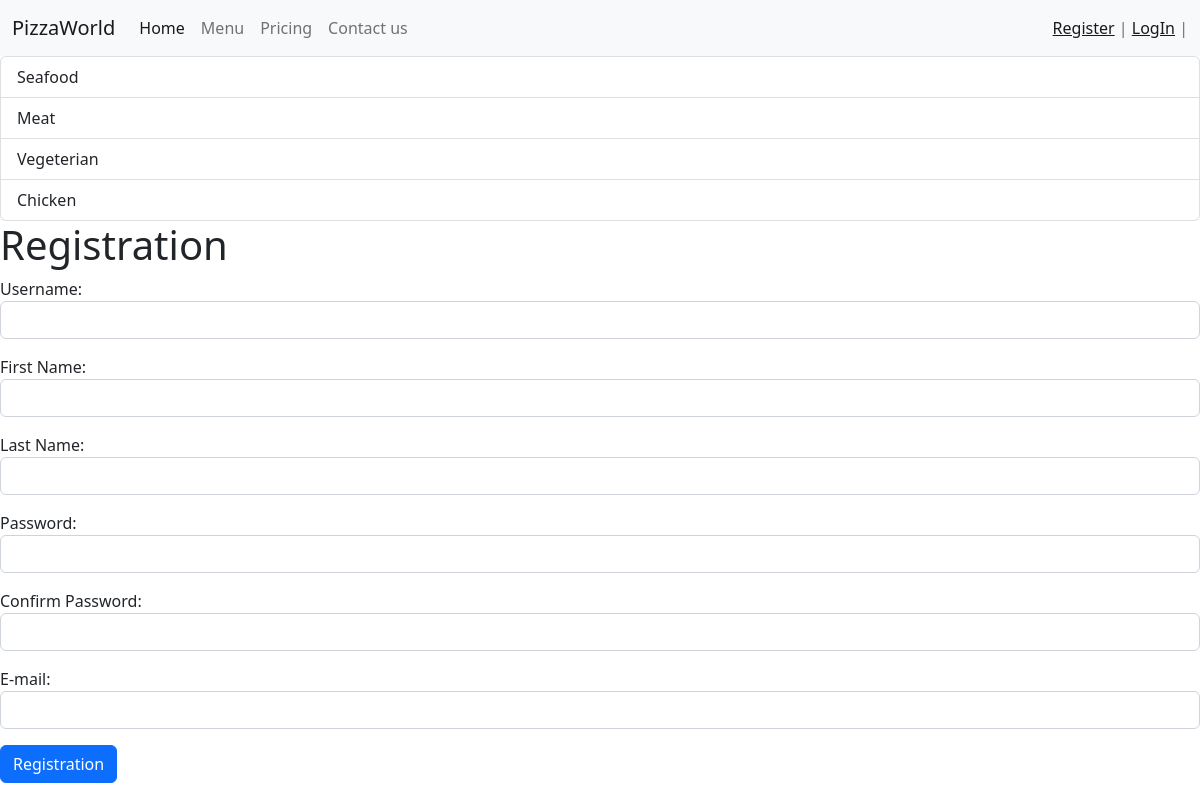
Screenshot of /register/ with the database file from the repository.
### pizzaapp/models.py (models this page shows, shortened)
class Categories(models.Model):
    title = models.CharField(max_length=120, unique=True, verbose_name='Category name')
    slug = models.SlugField(max_length=120, verbose_name='URL', unique=True)
    def get_absolute_url(self):
        return reverse('get_category', kwargs={'slug': self.slug})

### pizzaapp/views.py (the view)
# urls.py: path('register/', register, name='register'),
def register(request):
    if request.method == 'POST':
        form = UserRegisterForm(request.POST)
        if form.is_valid():
            user = form.save()
            login(request, user)
            messages.success(request, 'Пользователь успешно создан')
            return redirect('home')
        else:
            messages.error(request, 'Ошибка регистрации')
    else:
        form = UserRegisterForm()
    return render(request, 'pizzaapp/register.html', {'form': form})

### pizzaapp/forms.py
class UserRegisterForm(UserCreationForm):
    username = forms.CharField(max_length=80, label='Username',
                               widget=forms.TextInput(attrs={'class': 'form-control'}))
    first_name = forms.CharField(max_length=80, label='First Name',
                                 widget=forms.TextInput(attrs={'class': 'form-control'}))
    last_name = forms.CharField(max_length=80, label='Last Name',
                                widget=forms.TextInput(attrs={'class': 'form-control'}))
    password1 = forms.CharField(max_length=150, label='Password',
                                widget=forms.PasswordInput(attrs={'class': 'form-control'}))
    password2 = forms.CharField(max_length=150, label='Confirm Password',
                                widget=forms.PasswordInput(attrs={'class': 'form-control'}))
    email = forms.CharField(max_length=150, label='E-mail',
                            widget=forms.EmailInput(attrs={'class': 'form-control', 'autocomplete': 'off'}))
    class Meta:
        model = User
        fields = ('username', 'first_name', 'last_name', 'password1', 'password2', 'email')

### pizzaapp/templatetags/pizzaapp_tags.py (called while the page is built)
@register.inclusion_tag('pizzaapp/list_of_categories.html')
def get_categories():
    categories = Categories.objects.all()
    return {'categories': categories}

### pizzaapp/templates/pizzaapp/register.html (shortened to what this page needs)
{% extends 'base.html' %}
{% block content %}
<h1>Registration</h1>
<form method="post">
    {{ form.as_p }}
    <button type="submit" class="btn btn-primary btn-block">Registration</button>
</form>
{% endblock %}

### pizzaapp/templates/pizzaapp/list_of_categories.html (shortened to what this page needs)
{% load pizzaapp_tags %}
<div class="list-group">
    {% for category in categories %}
    <a href="{{category.get_absolute_url}}" class="list-group-item list-group-item-action">{{category.title}}
        </a>
    {% endfor %}
</div>

### rows the page displays
Categories: title "Seafood"
Categories: title "Meat"
Categories: title "Vegeterian"
Categories: title "Chicken"
